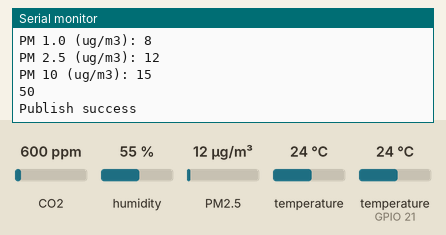
A sketch run on a simulated ESP32. On the bench: the last lines printed to the serial monitor. The inputs (shaded band) are chosen by the test bench; at power-on: CO2 600 ppm, humidity 55 %, PM2.5 12 µg/m³, temperature (sensor on GPIO 21) 24 °C, temperature 24 °C. No MQTT or app messages arrive unless stated.

Above: at 2.2 s.
2.3 s: CO2 set to 452 ppm
8.4 s: humidity set to 22 %
14.5 s: PM2.5 set to 6 µg/m³
At 17.9 s:
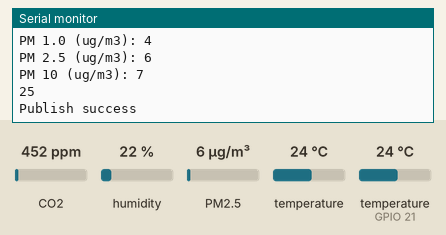
20.6 s: temperature (sensor on GPIO 21) set to 12 °C
26.7 s: temperature (sensor 0) set to 12 °C
At 32.03 s:
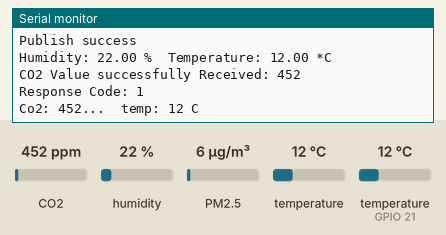
32.8 s: humidity set to 40 %
At 37.9 s:
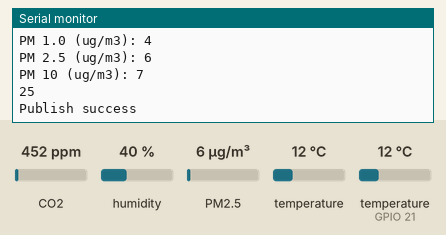
Timing chart, 0 to 39.4 s (numbered marks = the images above; inputs shaded):
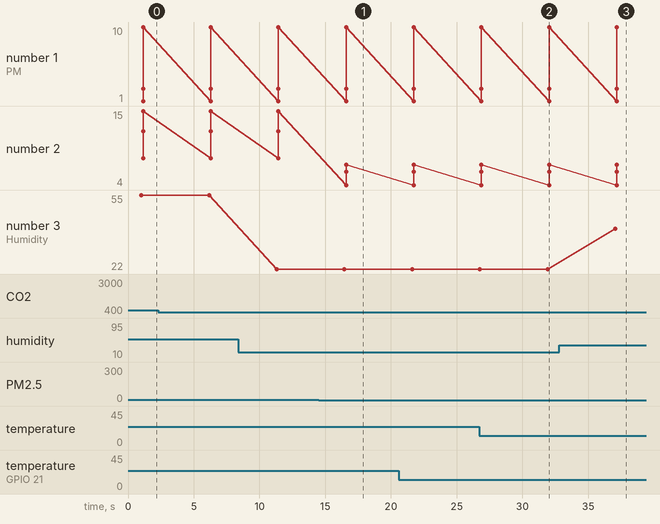

Measured:
- after the input at 14.5 s, the serial monitor: prints a new line after 2.1 s (image 1)
- after the input at 26.7 s, the serial monitor: prints a new line after 0.08 s (image 2)
- after the input at 32.8 s, the serial monitor: prints a new line after 4.3 s (image 3)
- plotted number 2: 15 → 7 after the input at 14.5 s
- plotted number 3: 55 → 22 after the input at 8.4 s, 22 → 40 after the input at 32.8 s

The sketch:

diy-airquality-mon.ino
```cpp
#include <DHT.h>
#include <WiFi.h>
#include <ArduinoJson.h>
#include <HardwareSerial.h>

// https://github.com/fu-hsi/PMS
#include "PMS.h"

// https://github.com/plapointe6/EspMQTTClient
#include "EspMQTTClient.h"

// https://github.com/WifWaf/MH-Z19
#include "MHZ19.h"

// Serial Port init
// For the PM Sensor
HardwareSerial pmsSerial(1);
// For the CO2 Sensor
HardwareSerial co2Serial(2);    // Init UART for MHZ19


PMS pms(pmsSerial);
PMS::DATA data;


const int PMS_RX = 32;
const int PMS_TX = 33;

MHZ19 myMHZ19;

#define CO2_TX 16
#define CO2_RX 17
#define CO2_BAUDRATE 9600


// Temp and humidity sensor
#define DHTPIN 21  // GPIO pin number
#define DHTTYPE DHT11 // change the type if using different version

DHT dht(DHTPIN, DHTTYPE);

// WiFi setup
const char* ssid = "Your Wifi SSID";
const char* password = "Your Wifi Password";

// MQTT broker setup
const char* mqtt_broker = "192.168.0.70 MQTT Broker IP Address";
const char* mqtt_username = "mqtt_username";
const char* mqtt_password = "mqtt_password";
const char* mqtt_sensor_topic = "sensors/readings";

int mhz19_temp;
int mhz19_co2;


EspMQTTClient client(
  ssid,
  password,
  mqtt_broker,  // MQTT Broker server ip
  mqtt_username,   // Can be omitted if not needed
  mqtt_password,   // Can be omitted if not needed
  "Esp32"      // Client name that uniquely identify your device
);


void setup() {
  Serial.begin(115200);
  delay(1000);

  dht.begin();

  pmsSerial.begin(9600, SERIAL_8N1, PMS_RX, PMS_TX);

  co2Serial.begin(CO2_BAUDRATE, SERIAL_8N1, CO2_RX, CO2_TX);

  myMHZ19.begin(co2Serial);
  myMHZ19.autoCalibration();

  // using passive mode on the PMS5003. This means we can read
  // values from the sensor when we want to. Active mode on the other
  // hand keeps sending data
  pms.passiveMode();
}

void onConnectionEstablished() {
  client.publish("mytopic/test", "connected");
}

void loop() {

  client.loop();

  // The sensor is runninng continuously
  // not the best for the life of it, but gives accurate readings
  // pms.wakeUp();
  // delay(10000);


  // Humidity and temperature sensor readings
  float h = dht.readHumidity();
  float t = dht.readTemperature();

  if (isnan(h) || isnan(t)) {
    Serial.println("Failed to read from DHT sensor!");
    return;
  }

  Serial.print("Humidity: ");
  Serial.print(h);
  Serial.print(" %\t");
  Serial.print("Temperature: ");
  Serial.print(t);
  Serial.println(" *C ");

  mhz19_co2 = myMHZ19.getCO2();

  if(myMHZ19.errorCode == RESULT_OK) {
    Serial.print("CO2 Value successfully Received: ");
    Serial.println(mhz19_co2);
    Serial.print("Response Code: ");
    Serial.println(myMHZ19.errorCode);
  }
  else
  {
    Serial.println("Failed to recieve CO2 value - Error");
    Serial.print("Response Code: ");
    Serial.println(myMHZ19.errorCode);
  }

  // In my testing, the temperature reading from MHZ19 was not accurate.
  // maybe I am misunderating the use of that one
  mhz19_temp = myMHZ19.getTemperature();

  Serial.print("Co2: ");
  Serial.print(mhz19_co2);
  Serial.print("...\t");
  Serial.print("temp: ");
  Serial.print(mhz19_temp);
  Serial.println(" C");


  pms.requestRead();  // In passive mode, request data
  if (pms.readUntil(data)) {
    Serial.print("PM 1.0 (ug/m3): ");
    Serial.println(data.PM_AE_UG_1_0);
    Serial.print("PM 2.5 (ug/m3): ");
    Serial.println(data.PM_AE_UG_2_5);
    Serial.print("PM 10 (ug/m3): ");
    Serial.println(data.PM_AE_UG_10_0);

    Serial.println(String(PM_TO_AQI_US(data.PM_AE_UG_2_5)));

  } else {
    Serial.println("Failed to read from sensor!");
  }

  // Create a single JSON object to hold all the sensor readings
  StaticJsonDocument<300> doc;
  doc["temp"] = t;
  doc["humidity"] = h;
  doc["co2"] = mhz19_co2;
  doc["mh_temp"] = mhz19_temp;
  doc["pm_1"] = data.PM_AE_UG_1_0;
  doc["pm_2_5"] = data.PM_AE_UG_2_5;
  doc["pm_10"] = data.PM_AE_UG_10_0;
  doc["us_aqi"] = PM_TO_AQI_US(data.PM_AE_UG_2_5);
  char payload[300];
  serializeJson(doc, payload);


  // Send all sensor readings to one topic
  if (client.publish(mqtt_sensor_topic, payload)){
    Serial.println("Publish success");
  } else {
    Serial.println("Publish failed");
  }

  // Sleep if you want to save power and extend the life of the PM sensor
  // but then make sure to wake up the sensor before reading data
  // pms.sleep();
  delay(5000);
}


// A function that converts PM2.5 to US Air Quality Index
// Copied it from AirGradient's code
int PM_TO_AQI_US(int pm02) {
  if (pm02 <= 12.0) return ((50 - 0) / (12.0 - .0) * (pm02 - .0) + 0);
  else if (pm02 <= 35.4) return ((100 - 50) / (35.4 - 12.0) * (pm02 - 12.0) + 50);
  else if (pm02 <= 55.4) return ((150 - 100) / (55.4 - 35.4) * (pm02 - 35.4) + 100);
  else if (pm02 <= 150.4) return ((200 - 150) / (150.4 - 55.4) * (pm02 - 55.4) + 150);
  else if (pm02 <= 250.4) return ((300 - 200) / (250.4 - 150.4) * (pm02 - 150.4) + 200);
  else if (pm02 <= 350.4) return ((400 - 300) / (350.4 - 250.4) * (pm02 - 250.4) + 300);
  else if (pm02 <= 500.4) return ((500 - 400) / (500.4 - 350.4) * (pm02 - 350.4) + 400);
  else return 500;
};
```
